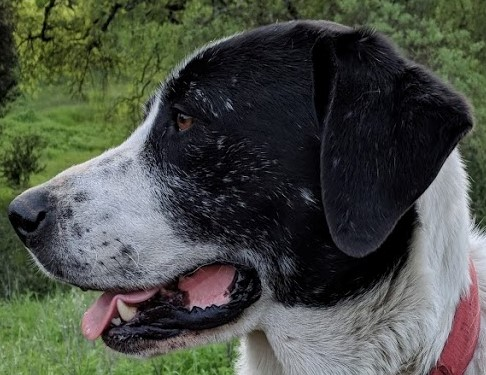
#> input picture DATA/sammy_face.jpg, 486 x 375 px
$ jupyter execute edge_detection.ipynb   (shell and % lines are left out)
#> lines starting #> are read from the running program, lines starting #| are printed output that depends on the picture; after the words box and inside, x2 and y2 are one past the last pixel; in counts of white or black regions, pixels touching at a corner belong together
<a href="https://colab.research.google.com/github/aish0606/ImageProcessing/blob/main/edge_detection.ipynb" target="_parent"></a>

## Canny Edge Detector
https://en.wikipedia.org/wiki/Canny_edge_detector

[cell 1]
from google.colab import drive
drive.mount('/gdrive')

[cell 2]
import cv2
import numpy as np
import matplotlib.pyplot as plt

[cell 3]
img = cv2.imread('DATA/sammy_face.jpg')
#> img is the input picture: shape (375, 486, 3); mean B, G, R 70, 78.7, 74.2

[cell 4]
plt.imshow(img)

[cell 5]
edges = cv2.Canny(image=img, threshold1=127, threshold2=127)
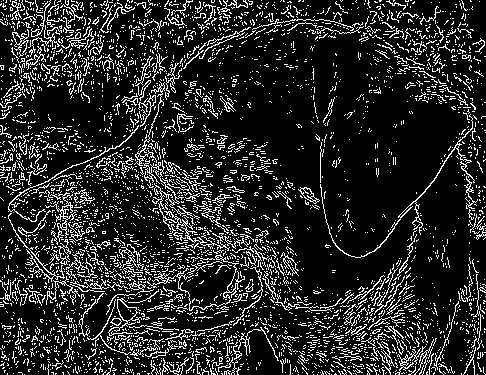
#> edges: shape (375, 486); 15.6% white in thin lines or dots

[cell 6]
plt.imshow(edges)

[cell 7]
edges = cv2.Canny(image=img, threshold1=255/3, threshold2=255)
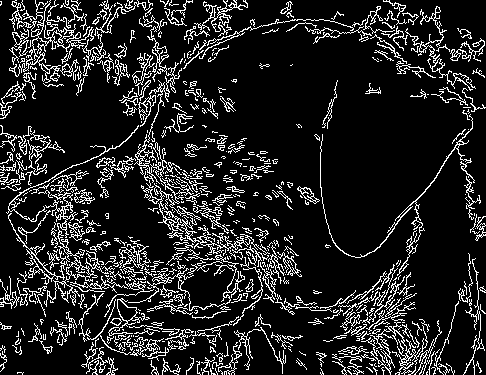
#> edges: shape (375, 486); 13.9% white in thin lines or dots

[cell 8]
plt.imshow(edges)

## Choosing Thresholds

https://stackoverflow.com/questions/25125670/best-value-for-threshold-in-canny

[cell 9]
# Calculate the median pixel value
med_val = np.median(img)
#> med_val = 64

[cell 10]
# Lower bound is either 0 or 70% of the median value, whicever is higher
lower = int(max(0, 0.7* med_val))
#> lower = 44

[cell 11]
# Upper bound is either 255 or 30% above the median value, whichever is lower
upper = int(min(255,1.3 * med_val))
#> upper = 83

[cell 12]
edges = cv2.Canny(image=img, threshold1=lower , threshold2=upper)
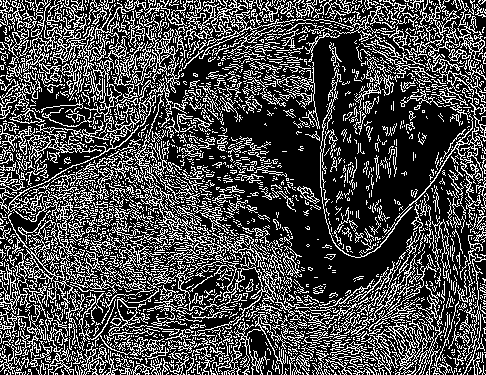
#> edges: shape (375, 486); 28.7% white in thin lines or dots

[cell 13]
plt.imshow(edges)

Sometimes it helps to blur the images first, so we don't pick up minor edges.

[cell 14]
blurred_img = cv2.blur(img,ksize=(5,5))
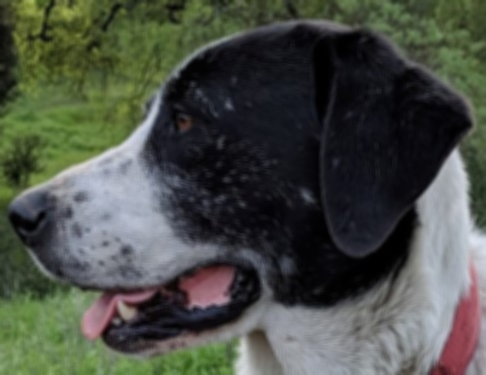
#> blurred_img: shape (375, 486, 3); mean B, G, R 70, 78.7, 74.2

[cell 15]
edges = cv2.Canny(image=blurred_img, threshold1=lower , threshold2=upper)
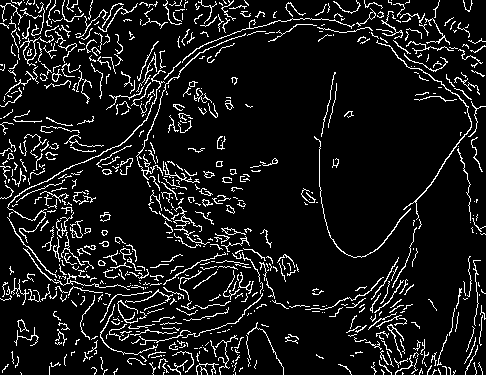
#> edges: shape (375, 486); 9.4% white in thin lines or dots

[cell 16]
plt.imshow(edges)

[cell 17]
print(lower, upper)
#| 44 83

Let's play around with these threshold values even further!
Often you'll need to experiment in regards to your specific dataset and what your final goal is.

[cell 18]
edges = cv2.Canny(image=blurred_img, threshold1=lower , threshold2=upper+50)
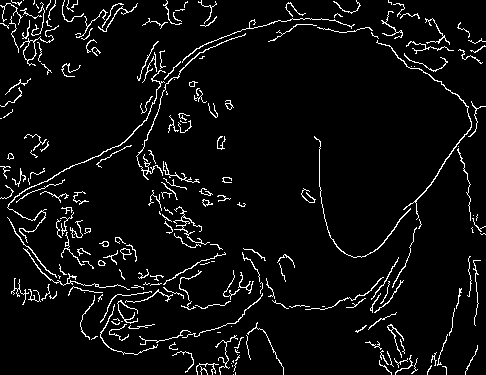
#> edges: shape (375, 486); 5.3% white in thin lines or dots
plt.imshow(edges)

[cell 19]
edges = cv2.Canny(image=blurred_img, threshold1=255/5 , threshold2=255)
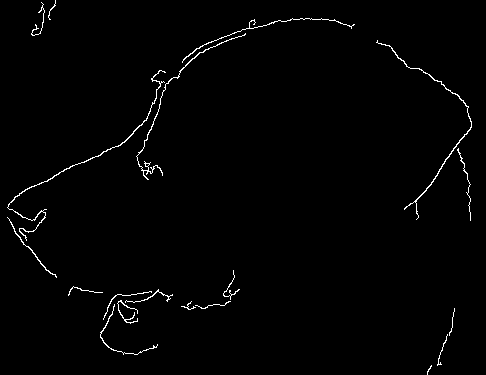
#> edges: shape (375, 486); 1.2% white in thin lines or dots
plt.imshow(edges)

$ run again, with DATA/Nadia_Murad.jpg copied over DATA/sammy_face.jpg
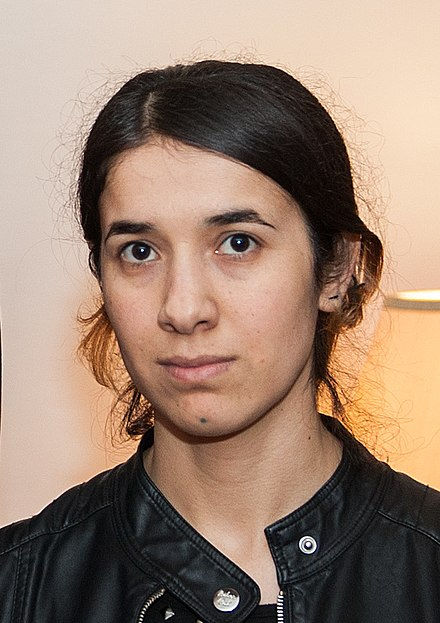
#> input picture DATA/Nadia_Murad.jpg, 440 x 623 px
#> img is the input picture: shape (623, 440, 3); mean B, G, R 112.7, 129.2, 153.8
#> `edges = cv2.Canny(image=img, threshold1=255/3, threshold2=255)`:
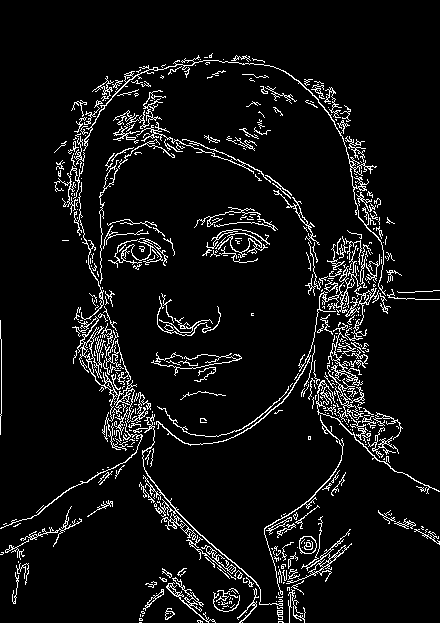
#> edges: shape (623, 440); 6.8% white in thin lines or dots
#> med_val = 151
#> lower = 105
#> upper = 196
#| 105 196
#> `edges = cv2.Canny(image=blurred_img, threshold1=255/5 , threshold2=255)`:
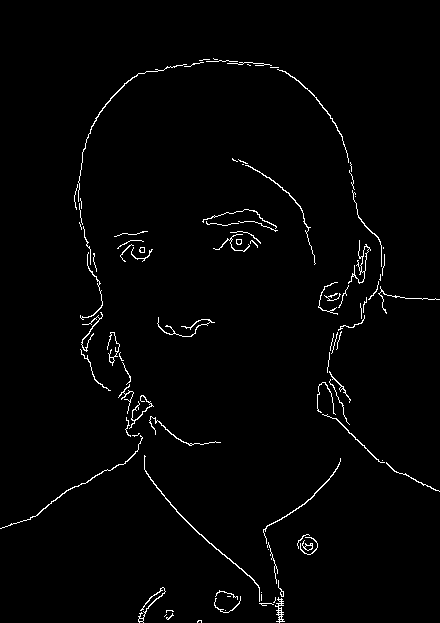
#> edges: shape (623, 440); 1.7% white in thin lines or dots
